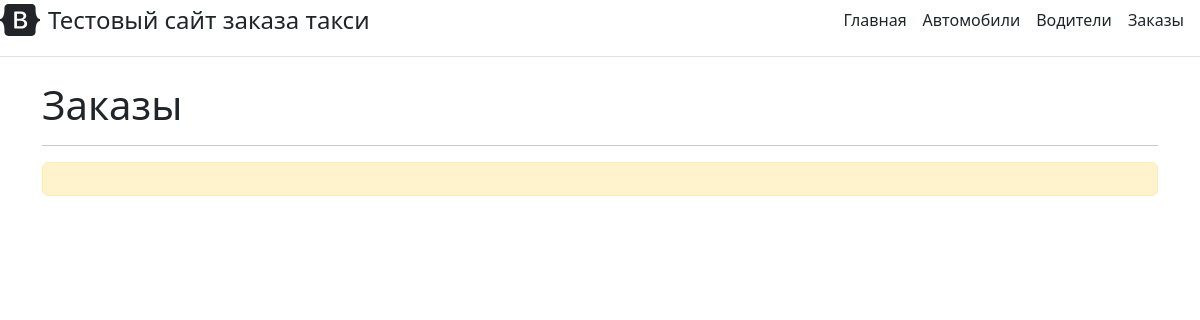
/TaxiApp/order, run on an earlier commit of the app's database.
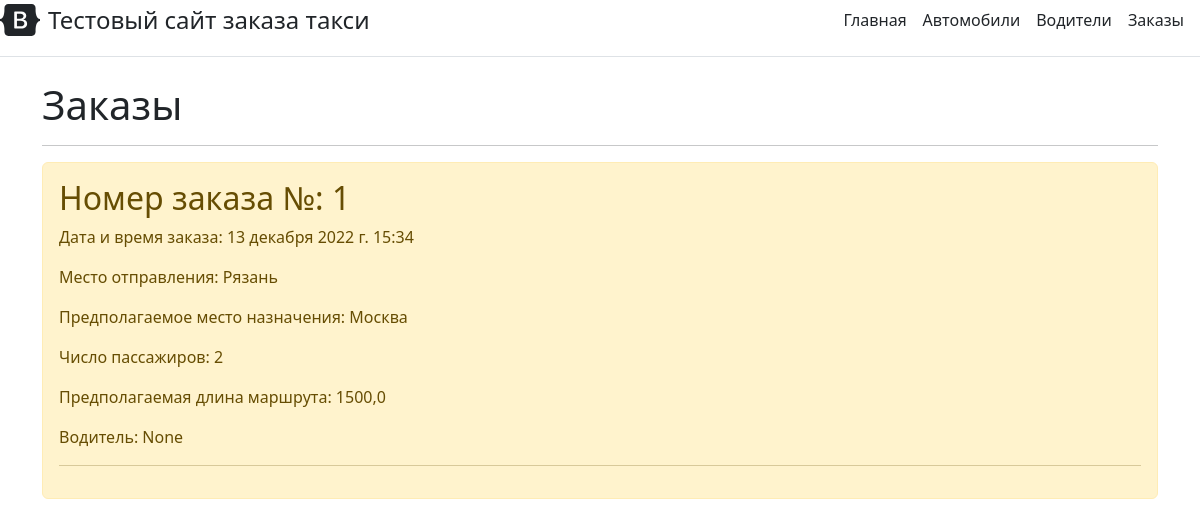
And on a later commit of the database.
### TaxiApp/models.py (models this page shows)
class Order(models.Model):
    dateTime = models.DateTimeField(max_length=50, verbose_name="Дата и время")
    departure = models.CharField(max_length=50, verbose_name="Адрес отправления")
    destination = models.CharField(max_length=50, verbose_name="Предположительный адрес назначения")
    passangerNumber = models.IntegerField(verbose_name="Количество пасажиров")
    length = models.FloatField(verbose_name="Ориентировочная длина маршрута")
    driver = models.ForeignKey('Driver', null=True, on_delete=models.PROTECT, verbose_name='Водитель')
    class Meta:
        verbose_name_plural = 'Заказы'
        verbose_name = 'Заказ'
        ordering = ['id']

### TaxiApp/views.py (the view)
# urls.py: path("order", views.order_page, name='order'),
def order_page(request):
    order_items = Order.objects.order_by('id')
    return render(request, 'TaxiApp/order.html', {'order_items': order_items})

### TaxiApp/templates/TaxiApp/order.html (shortened to what this page needs)
{% extends 'TaxiApp/base.html' %}
{% block entity_name %}
Заказы
{% endblock %}
{% block cycle %}
    {% for el in order_items %}
	<div>
		<h2>Номер заказа №: {{ el.id }}</h2>
		<p>Дата и время заказа: {{ el.dateTime }}</p>
		<p>Место отправления: {{ el.departure}}</p>
        <p>Предполагаемое место назначения: {{ el.destination}}</p>
        <p>Число пассажиров: {{ el.passangerNumber}}</p>
        <p>Предполагаемая длина маршрута: {{ el.length}}</p>
        <p>Водитель: {{ el.driver}}</p>
        <hr>
	</div>
	{% endfor %}
{% endblock %}

What changed in the data, as far as the page shows it:
added Order: id "1", dateTime "13 декабря 2022 г. 15:34", departure "Рязань", destination "Москва", passangerNumber "2", length "1500,0", driver "None"
